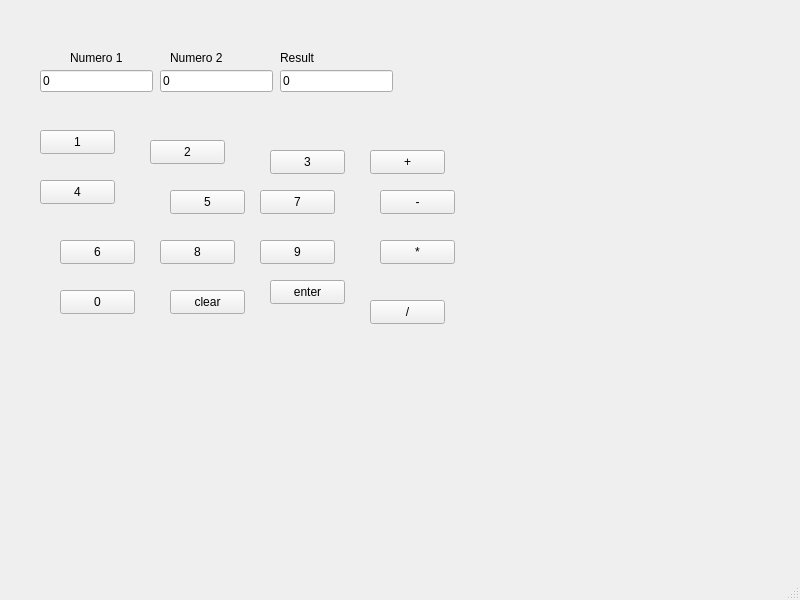
<?xml version="1.0" encoding="UTF-8"?>
<ui version="4.0">
 <class>MainWindow</class>
 <widget class="QMainWindow" name="MainWindow">
  <property name="geometry">
   <rect>
    <x>0</x>
    <y>0</y>
    <width>800</width>
    <height>600</height>
   </rect>
  </property>
  <property name="windowTitle">
   <string>MainWindow</string>
  </property>
  <widget class="QWidget" name="centralwidget">
   <widget class="QPushButton" name="N1">
    <property name="geometry">
     <rect>
      <x>40</x>
      <y>130</y>
      <width>75</width>
      <height>24</height>
     </rect>
    </property>
    <property name="text">
     <string>1</string>
    </property>
   </widget>
   <widget class="QPushButton" name="N2">
    <property name="geometry">
     <rect>
      <x>150</x>
      <y>140</y>
      <width>75</width>
      <height>24</height>
     </rect>
    </property>
    <property name="text">
     <string>2</string>
    </property>
   </widget>
   <widget class="QPushButton" name="N3">
    <property name="geometry">
     <rect>
      <x>270</x>
      <y>150</y>
      <width>75</width>
      <height>24</height>
     </rect>
    </property>
    <property name="text">
     <string>3</string>
    </property>
   </widget>
   <widget class="QPushButton" name="plussaNappi">
    <property name="geometry">
     <rect>
      <x>370</x>
      <y>150</y>
      <width>75</width>
      <height>24</height>
     </rect>
    </property>
    <property name="text">
     <string>+</string>
    </property>
   </widget>
   <widget class="QLabel" name="label">
    <property name="geometry">
     <rect>
      <x>70</x>
      <y>50</y>
      <width>71</width>
      <height>16</height>
     </rect>
    </property>
    <property name="text">
     <string>Numero 1</string>
    </property>
   </widget>
   <widget class="QLabel" name="label_2">
    <property name="geometry">
     <rect>
      <x>170</x>
      <y>50</y>
      <width>71</width>
      <height>16</height>
     </rect>
    </property>
    <property name="text">
     <string>Numero 2</string>
    </property>
   </widget>
   <widget class="QLabel" name="label_3">
    <property name="geometry">
     <rect>
      <x>280</x>
      <y>50</y>
      <width>49</width>
      <height>16</height>
     </rect>
    </property>
    <property name="text">
     <string>Result</string>
    </property>
   </widget>
   <widget class="QLineEdit" name="num1">
    <property name="geometry">
     <rect>
      <x>40</x>
      <y>70</y>
      <width>113</width>
      <height>22</height>
     </rect>
    </property>
    <property name="text">
     <string>0</string>
    </property>
   </widget>
   <widget class="QLineEdit" name="num2">
    <property name="geometry">
     <rect>
      <x>160</x>
      <y>70</y>
      <width>113</width>
      <height>22</height>
     </rect>
    </property>
    <property name="text">
     <string>0</string>
    </property>
   </widget>
   <widget class="QLineEdit" name="result">
    <property name="geometry">
     <rect>
      <x>280</x>
      <y>70</y>
      <width>113</width>
      <height>22</height>
     </rect>
    </property>
    <property name="text">
     <string>0</string>
    </property>
   </widget>
   <widget class="QPushButton" name="miinus">
    <property name="geometry">
     <rect>
      <x>380</x>
      <y>190</y>
      <width>75</width>
      <height>24</height>
     </rect>
    </property>
    <property name="text">
     <string>-</string>
    </property>
   </widget>
   <widget class="QPushButton" name="kerto">
    <property name="geometry">
     <rect>
      <x>380</x>
      <y>240</y>
      <width>75</width>
      <height>24</height>
     </rect>
    </property>
    <property name="text">
     <string>*</string>
    </property>
   </widget>
   <widget class="QPushButton" name="jako">
    <property name="geometry">
     <rect>
      <x>370</x>
      <y>300</y>
      <width>75</width>
      <height>24</height>
     </rect>
    </property>
    <property name="text">
     <string>/</string>
    </property>
   </widget>
   <widget class="QPushButton" name="CLEAR">
    <property name="geometry">
     <rect>
      <x>170</x>
      <y>290</y>
      <width>75</width>
      <height>24</height>
     </rect>
    </property>
    <property name="text">
     <string>clear</string>
    </property>
   </widget>
   <widget class="QPushButton" name="N4">
    <property name="geometry">
     <rect>
      <x>40</x>
      <y>180</y>
      <width>75</width>
      <height>24</height>
     </rect>
    </property>
    <property name="text">
     <string>4</string>
    </property>
   </widget>
   <widget class="QPushButton" name="N5">
    <property name="geometry">
     <rect>
      <x>170</x>
      <y>190</y>
      <width>75</width>
      <height>24</height>
     </rect>
    </property>
    <property name="text">
     <string>5</string>
    </property>
   </widget>
   <widget class="QPushButton" name="N6">
    <property name="geometry">
     <rect>
      <x>260</x>
      <y>190</y>
      <width>75</width>
      <height>24</height>
     </rect>
    </property>
    <property name="text">
     <string>7</string>
    </property>
   </widget>
   <widget class="QPushButton" name="N7">
    <property name="geometry">
     <rect>
      <x>60</x>
      <y>240</y>
      <width>75</width>
      <height>24</height>
     </rect>
    </property>
    <property name="text">
     <string>6</string>
    </property>
   </widget>
   <widget class="QPushButton" name="N8">
    <property name="geometry">
     <rect>
      <x>160</x>
      <y>240</y>
      <width>75</width>
      <height>24</height>
     </rect>
    </property>
    <property name="text">
     <string>8</string>
    </property>
   </widget>
   <widget class="QPushButton" name="N9">
    <property name="geometry">
     <rect>
      <x>260</x>
      <y>240</y>
      <width>75</width>
      <height>24</height>
     </rect>
    </property>
    <property name="text">
     <string>9</string>
    </property>
   </widget>
   <widget class="QPushButton" name="N0">
    <property name="geometry">
     <rect>
      <x>60</x>
      <y>290</y>
      <width>75</width>
      <height>24</height>
     </rect>
    </property>
    <property name="text">
     <string>0</string>
    </property>
   </widget>
   <widget class="QPushButton" name="ENTER">
    <property name="geometry">
     <rect>
      <x>270</x>
      <y>280</y>
      <width>75</width>
      <height>24</height>
     </rect>
    </property>
    <property name="text">
     <string>enter</string>
    </property>
   </widget>
  </widget>
  <widget class="QMenuBar" name="menubar">
   <property name="geometry">
    <rect>
     <x>0</x>
     <y>0</y>
     <width>800</width>
     <height>22</height>
    </rect>
   </property>
  </widget>
  <widget class="QStatusBar" name="statusbar"/>
 </widget>
 <resources/>
 <connections/>
</ui>
